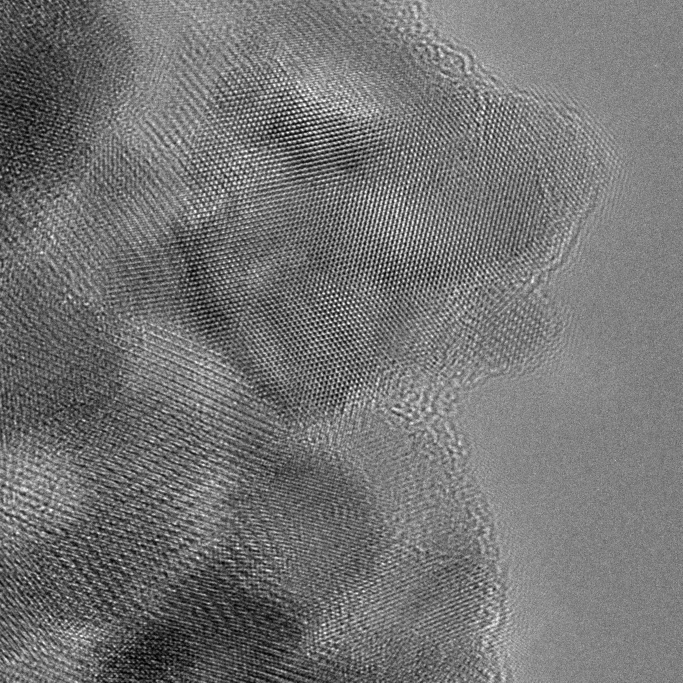
#> input picture Co3O4_0pass_500k.png, 2048 x 2048 px (shown at 1/3 size)
$ jupyter execute --allow-errors Co3O4_0pass.ipynb   (shell and % lines are left out)
#> lines starting #> are read from the running program, lines starting #| are printed output that depends on the picture
### Import packages and files

[cell 1]
# import packages
import matplotlib.pyplot as plt
import matplotlib.colors as mcolors
import matplotlib.patches as patches

from PIL import Image, ImageEnhance

import numpy as np
import pandas as pd

import cv2 as cv

#> (a cell that did not finish here is left out)

[cell 3]
# load TEM image
file = 'Co3O4_0pass_500k.png'  # change the file name here
image = Image.open(file)
#> image is the input picture: PIL image 2048x2048 L; min 0, max 255, mean 116.2

# calibrate the scale of the TEM image
shape = image.size[0]
#> shape = 2048

# each magnification should have its own scale (nm/pixel)
scale_dict = {'500k': 39.02/2048}   # only 500k is included here

sampling_interval = scale_dict['500k']
total_len = shape * sampling_interval
#> total_len = 39.02

# inspect TEM image
plt.imshow(image, cmap='gray', extent=[0, total_len, 0, total_len]) # extent is used to plot nm instead of index
plt.xlabel('nm')
plt.show()

### Perform FFT and get power spectrum

[cell 4]
# perform 2D FFT
fft_image = np.fft.fft2(image)

# calculate power spectrum
power_spectrum = np.abs(fft_image)**2

# shift zero frequency component to center
power_spectrum = np.fft.fftshift(power_spectrum)

# log power spectrum for better visualization
log_power_spectrum = np.log(power_spectrum)
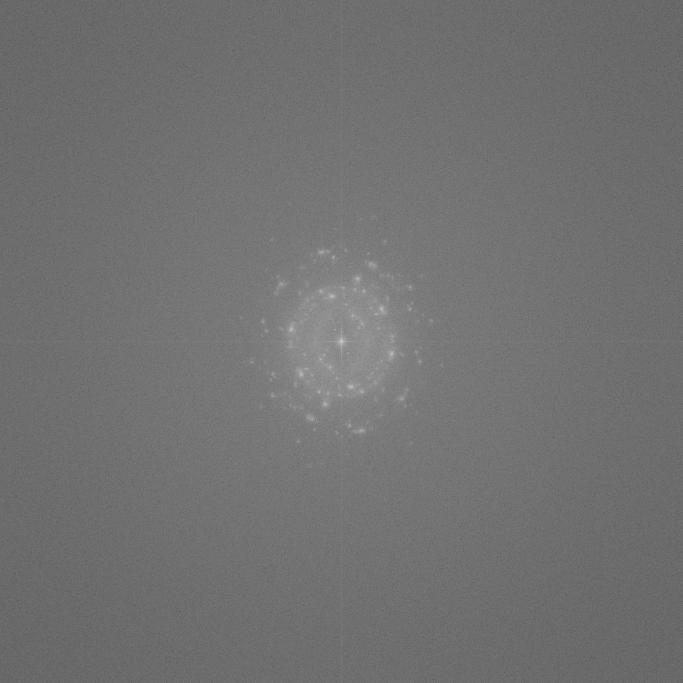
#> log_power_spectrum: shape (2048, 2048) float64 (shown at 1/3 size); min 4.05, max 40.01, mean 20.1; drawn with min black and max white

# calculate the sampling frequencies (i.e. the axes of the FFT image), given a window length n and a sample spacing d
freq_hz = np.fft.fftfreq(shape, sampling_interval)  # "Hz" here is just a label, actually it is "nm-1"

# sort the frequency array because np.fft.fftfreq by default is not from smallest to largest values
freq_sorted = np.sort(freq_hz)
#> freq_sorted = 2048 values from -26.24 to 26.22
############################################
# we don't have to consider the very high absolute frequency values (i.e. the very small d-spacing values)
# define crop range (nm-1)
crop_min = -6
crop_max = 6

# find the index of the crop range
freq_crop_index = np.where((freq_sorted >= crop_min) & (freq_sorted <= crop_max))[0]
#> freq_crop_index = 469 values from 790 to 1258
# map index back to frequency (nm-1)
freq_crop = freq_sorted[freq_crop_index]
#> freq_crop = 469 values from -6 to 6

# crop the power spectrum
FFT_crop = log_power_spectrum[freq_crop_index[0]:freq_crop_index[-1], freq_crop_index[0]:freq_crop_index[-1]]
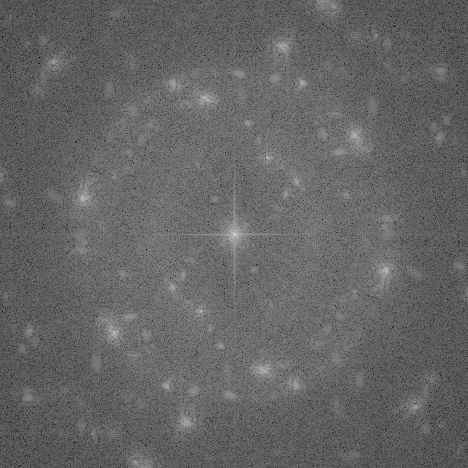
#> FFT_crop: shape (468, 468) float64; min 11.96, max 40.01, mean 23.1; drawn with min black and max white
############################################
# normalize the image values to 0-255 with opencv
normalized_image = cv.normalize(FFT_crop, None, alpha=0, beta=255, norm_type=cv.NORM_MINMAX, dtype=cv.CV_8U)    # dtype = cv.CV_8U

plt.imshow(normalized_image, cmap='gray', extent=[freq_crop[0], freq_crop[-1], freq_crop[-1], freq_crop[0]])    # extent is used to plot nm-1 instead of index
plt.xlabel('1/nm')
plt.show()

### Adjust brightness and contrast of the power spectrum

[cell 5]
# power spectrum tends to be too bright
# first reduce the brightness, then apply further brightness/contrast refinement
############################################
# first apply manual brightness reduction
alpha = 1.0 # contrast control (1.0-3.0)
beta = -40  # brightness control
manual_result = cv.convertScaleAbs(normalized_image, alpha=alpha, beta=beta)
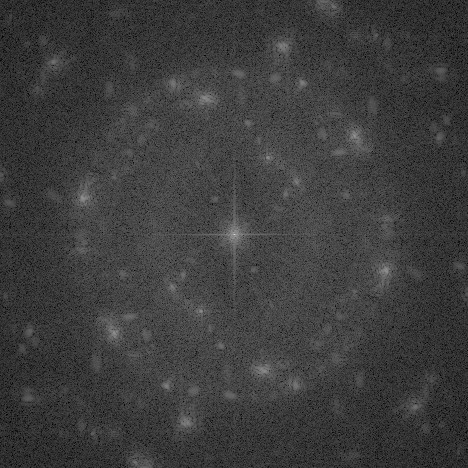
#> manual_result: shape (468, 468); min 0, max 215, mean 61.2
############################################
# then apply further brightness and contrast optimization with optional histogram clipping
# define a function to automatically find the best alpha and beta
def automatic_brightness_and_contrast(image, clip_hist_percent=1):
    # assume input image is 2D numpy array, greyscale, normalized to 0-255
#> called with clip_hist_percent = 1.5
    gray = image.astype('uint8')

    # Calculate grayscale histogram
    hist = cv.calcHist([gray], [0], None, [256], [0, 256])
#> hist = 256 values, max 5940 at index 101, min 0 at index 1, mean 855.6
    hist_size = len(hist)
#> hist_size = 256

    # Calculate cumulative distribution from the histogram
    accumulator = []
    accumulator.append(float(hist[0]))
    for index in range(1, hist_size):
        accumulator.append(accumulator[index -1] + float(hist[index]))
#> after the loop, accumulator = 256 values from 2 to 219024

    # Locate points to clip
    maximum = accumulator[-1]
#> maximum = 219024
    clip_hist_percent *= (maximum/100.0)
#> clip_hist_percent = 3285.4
    clip_hist_percent /= 2.0
#> clip_hist_percent = 1642.7

    # Locate left cut
    minimum_gray = 0
    while accumulator[minimum_gray] < clip_hist_percent:
        minimum_gray += 1
#> this loop made 57 passes
#> after the loop, minimum_gray = 57

    # Locate right cut
    maximum_gray = hist_size -1
#> maximum_gray = 255
    while accumulator[maximum_gray] >= (maximum - clip_hist_percent):
        maximum_gray -= 1
#> this loop made 114 passes
#> maximum_gray on passes 1 to 12: 254, 253, 252, 251, 250, 249, 248, 247, 246, 245, 244, 243
#> after the loop, maximum_gray = 141

    # Calculate alpha and beta values
    alpha = 255 / (maximum_gray - minimum_gray)
#> alpha = 3.04
    beta = -minimum_gray * alpha
#> beta = -173

    return alpha, beta
############################################
# apply automatic brightness and contrast refinement
clip_percent = 1.5  # higher values mean more contrast
alpha, beta = automatic_brightness_and_contrast(normalized_image, clip_hist_percent=clip_percent)
#> alpha = 3.04; beta = -173
image_bc = cv.convertScaleAbs(manual_result, alpha=alpha, beta=beta)
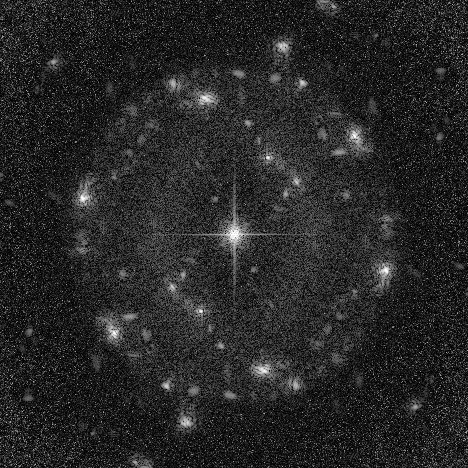
#> image_bc: shape (468, 468); min 0, max 255, mean 39.6
############################################
# plot the power spectrum after brightness and contrast adjustment
plt.imshow(image_bc, cmap='gray', extent=[freq_crop[0], freq_crop[-1], freq_crop[-1], freq_crop[0]])
plt.xlabel('1/nm')
plt.show()

$ run again, with Co3O4_5pass_500k.png copied over Co3O4_0pass_500k.png
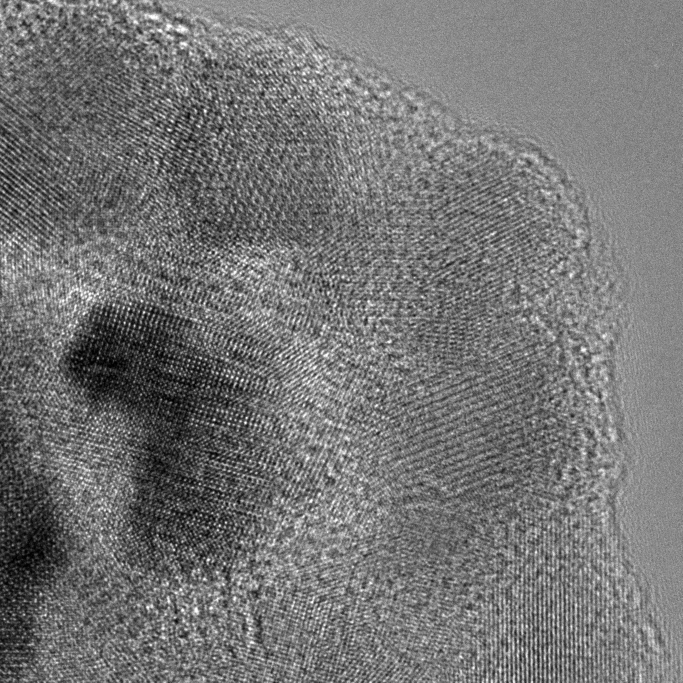
#> input picture Co3O4_5pass_500k.png, 2048 x 2048 px (shown at 1/3 size)
#> image is the input picture: PIL image 2048x2048 L; min 0, max 255, mean 117
#> `manual_result = cv.convertScaleAbs(normalized_image, alpha=alpha, beta..`:
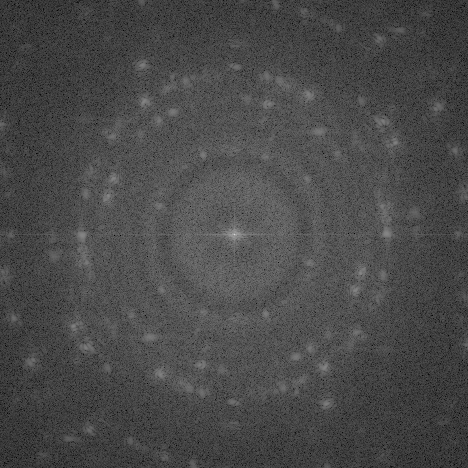
#> manual_result: shape (468, 468); min 0, max 215, mean 73.5
#> hist = 256 values, max 5809 at index 110, min 0 at index 1, mean 855.6
#> hist_size = 256
#> after the loop in automatic_brightness_and_contrast, `for index in range(1, hist_size):`: accumulator = 256 values from 2 to 219024
#> maximum = 219024
#> in automatic_brightness_and_contrast, `clip_hist_percent *= (maximum/100.0)`: clip_hist_percent = 3285.4
#> in automatic_brightness_and_contrast, `clip_hist_percent /= 2.0`: clip_hist_percent = 1642.7
#> the loop in automatic_brightness_and_contrast, `while accumulator[minimum_gray] < clip_hist_percent:` made 70 passes
#> after the loop in automatic_brightness_and_contrast, `while accumulator[minimum_gray] < clip_hist_percent:`: minimum_gray = 70
#> in automatic_brightness_and_contrast, `maximum_gray = hist_size -1`: maximum_gray = 255
#> the loop in automatic_brightness_and_contrast, `while accumulator[maximum_gray] >= (maximum - clip_hist_percent):` made 105 passes
#> maximum_gray on passes 1 to 8: 254, 253, 252, 251, 250, 249, 248, 247
#> after the loop in automatic_brightness_and_contrast, `while accumulator[maximum_gray] >= (maximum - clip_hist_percent):`: maximum_gray = 150
#> in automatic_brightness_and_contrast, `alpha = 255 / (maximum_gray - minimum_gray)`: alpha = 3.19
#> in automatic_brightness_and_contrast, `beta = -minimum_gray * alpha`: beta = -223.1
#> `alpha, beta = automatic_brightness_and_contrast(normalized_image, clip..`: alpha = 3.19; beta = -223.1
#> `image_bc = cv.convertScaleAbs(manual_result, alpha=alpha, beta=beta)`:
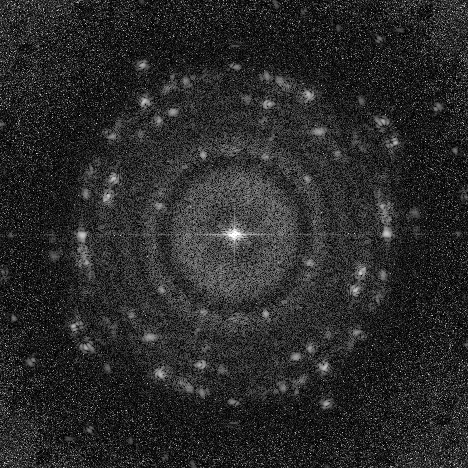
#> image_bc: shape (468, 468); min 0, max 255, mean 42
